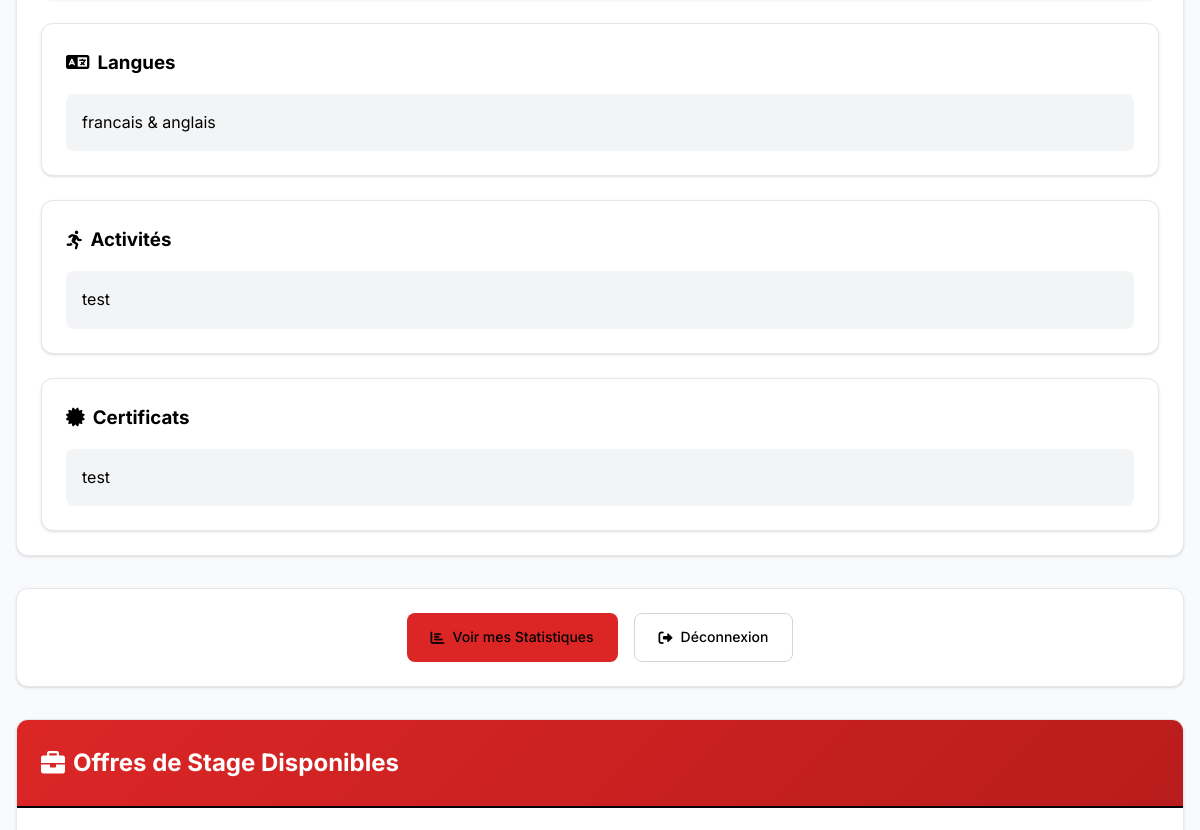
/profile/ (signed in, middle part), run on an earlier commit of the app's database.
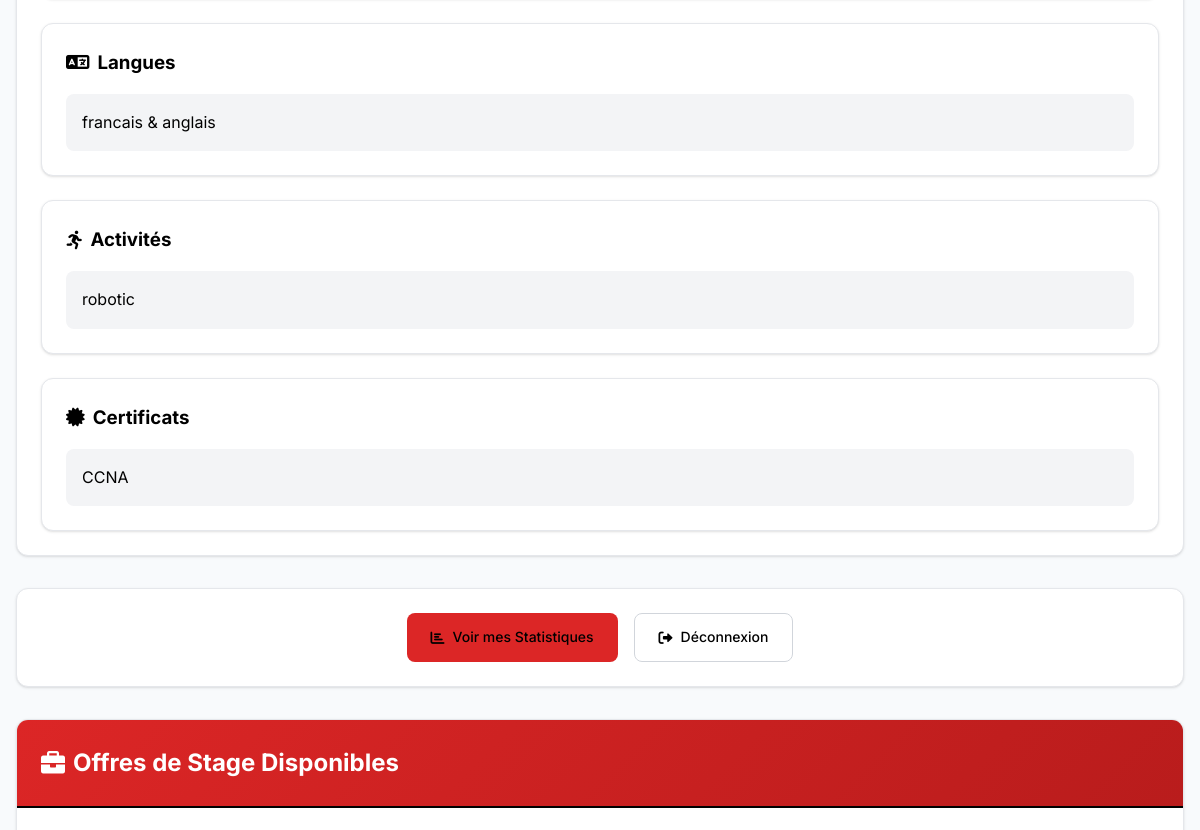
And on a later commit of the database.
### condidatures/models.py (models this page shows, shortened)
class Profile(models.Model):
    user = models.OneToOneField(User, on_delete=models.CASCADE)
    identifiant = models.CharField(max_length=20, unique=True)
    email = models.EmailField(unique=True, null=True, blank=True)
    moyenne = models.FloatField()
    langues = models.CharField(max_length=100)
    activites = models.TextField(blank=True)
    certificats = models.TextField(blank=True)
    participation_projets = models.IntegerField(default=0, help_text="Nombre de projets participés")
    experience_internationale = models.IntegerField(default=0, help_text="Nombre d'années d'expérience internationale")
    niveau_anglais = models.CharField(max_length=20, default="intermediaire",
                                    choices=[
                                        ('debutant', 'Débutant'),
                                        ('intermediaire', 'Intermédiaire'),
                                        ('avance', 'Avancé'),
                                        ('bilingue', 'Bilingue')
                                    ])
    motivation_score = models.FloatField(default=0.0, help_text="Score de motivation (0-10)")
    leadership_score = models.FloatField(default=0.0, help_text="Score de leadership (0-10)")
    innovation_score = models.FloatField(default=0.0, help_text="Score d'innovation (0-10)")
    adaptabilite_score = models.FloatField(default=0.0, help_text="Score d'adaptabilité (0-10)")
    engagement_communautaire = models.IntegerField(default=0, help_text="Heures d'engagement communautaire")
    stage_anterieur = models.BooleanField(default=False, help_text="A déjà effectué un stage")
    recommandation_prof = models.IntegerField(default=0, help_text="Nombre de recommandations professeurs")
    portfolio_qualite = models.FloatField(default=0.0, help_text="Qualité du portfolio (0-10)")

### condidatures/views.py (the view)
# urls.py: path('profile/', views.profile_details, name='profile_details'),
def profile_details(request):
    if not request.user.is_authenticated:
        return redirect('login')
    profile = request.user.profile
    offres = OffreStage.objects.all().order_by('-date_debut')
    return render(request, 'condidatures/profile_details.html', {
        'profile': profile,
        'offres': offres
    })

### condidatures/templates/condidatures/profile_details.html (shortened to what this page needs)
{% extends 'condidatures/base.html' %}
{% block content %}
<div class="container mt-8">
    <div class="card mb-8">
        <div class="card-body">
            <div class="grid grid-cols-1 md:grid-cols-2 gap-6 mt-6">
                <div class="card">
                    <div class="card-body">
                        <h3 style="display: flex; align-items: center; gap: 0.5rem; margin-bottom: 1rem; color: var(--primary-color);">
                            <i class="fas fa-language"></i>
                            Langues
                        </h3>
                        <p style="background: var(--gray-100); padding: 1rem; border-radius: var(--border-radius); margin: 0;">{{ profile.langues }}</p>
                    </div>
                </div>
                <div class="card">
                    <div class="card-body">
                        <h3 style="display: flex; align-items: center; gap: 0.5rem; margin-bottom: 1rem; color: var(--success-color);">
                            <i class="fas fa-running"></i>
                            Activités
                        </h3>
                        <p style="background: var(--gray-100); padding: 1rem; border-radius: var(--border-radius); margin: 0;">{{ profile.activites|default:"Aucune activité" }}</p>
                    </div>
                </div>
            </div>
            {% if profile.certificats %}
            <div class="card mt-6">
                <div class="card-body">
                    <h3 style="display: flex; align-items: center; gap: 0.5rem; margin-bottom: 1rem; color: var(--warning-color);">
                        <i class="fas fa-certificate"></i>
                        Certificats
                    </h3>
                    <p style="background: var(--gray-100); padding: 1rem; border-radius: var(--border-radius); margin: 0;">{{ profile.certificats }}</p>
                </div>
            </div>
            {% endif %}
        </div>
        </div>
    <div class="card mb-8">
        <div class="card-body text-center">
            <div style="display: flex; gap: 1rem; justify-content: center; flex-wrap: wrap;">
                <a href="{% url 'stats' %}" class="btn btn-primary">
                    <i class="fas fa-chart-bar"></i>
                    Voir mes Statistiques
                </a>
                <a href="{% url 'logout' %}" class="btn btn-outline">
                    <i class="fas fa-sign-out-alt"></i>
                    Déconnexion
                </a>
            </div>
        </div>
    </div>
    <div class="card">
        <div class="card-header">
            <h2 style="margin: 0; display: flex; align-items: center; gap: 0.5rem;">
                <i class="fas fa-briefcase" style="color: var(--success-color);"></i>
                Offres de Stage Disponibles
            </h2>
        </div>
        <div class="card-body">
        </div>
    </div>
</div>
{% endblock %}

What changed in the data, as far as the page shows it:
changed Profile "francais & anglais": activites "test" → "robotic"; certificats "test" → "CCNA"
